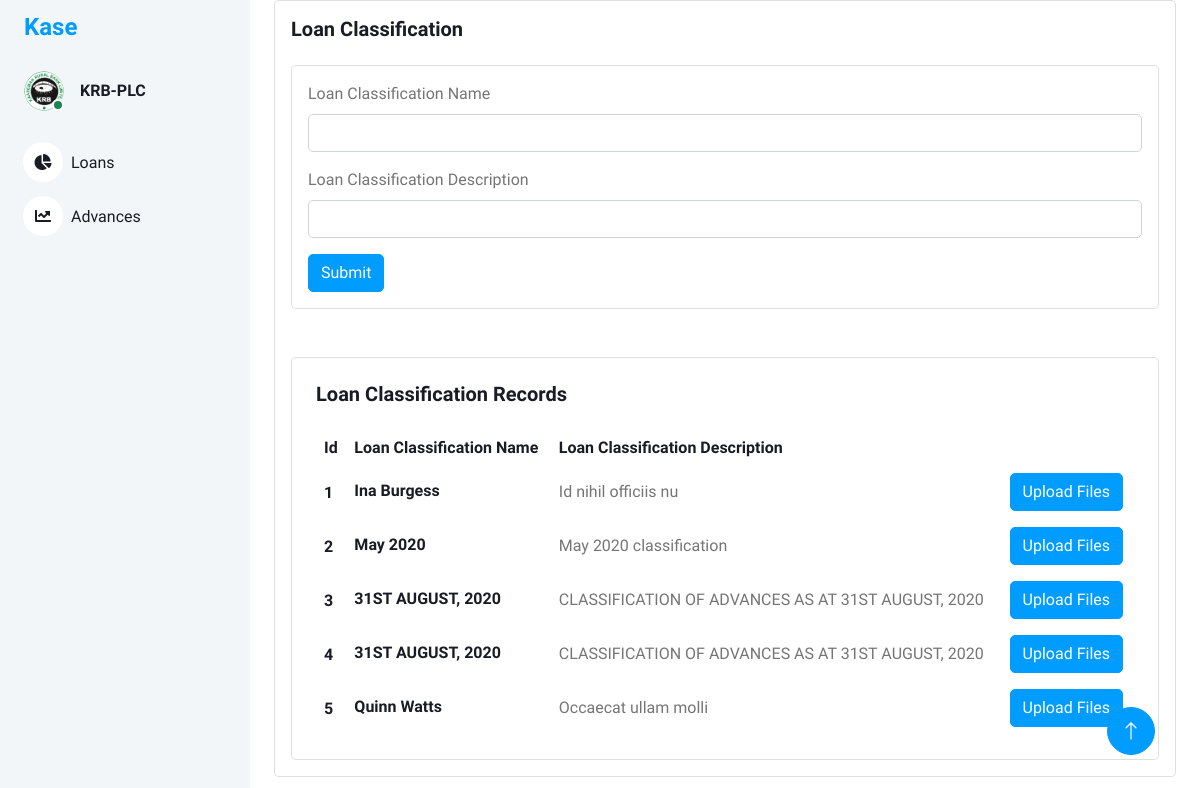
Before: / with the older database file.
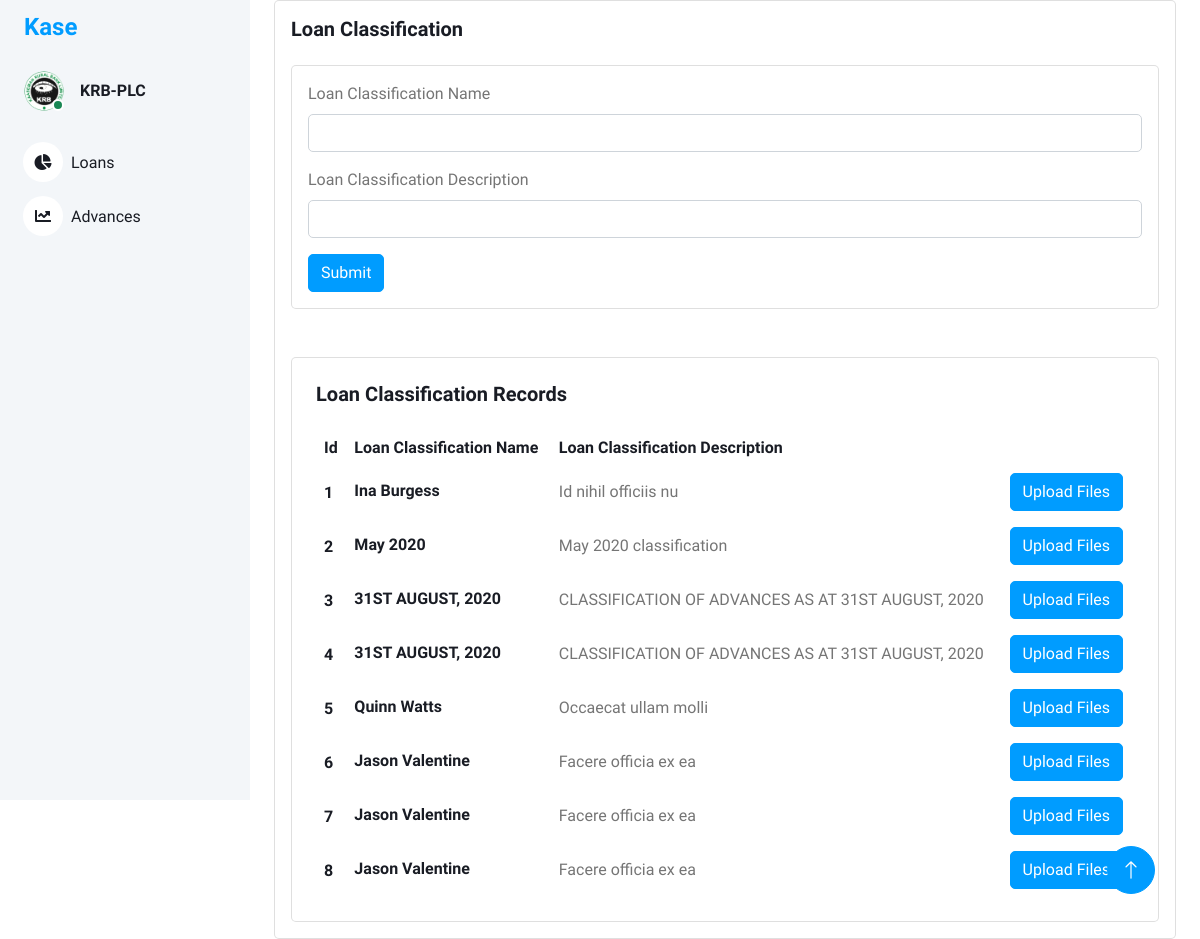
After: the same page with the newer database file.
### models/loan_classification.py (models this page shows, shortened)
class LoanClassification(db.Model):
    id = db.Column(db.Integer, primary_key=True)
    loan_classification_name = db.Column(db.String(100), nullable=False)
    loan_classification_desc = db.Column(db.String(100), nullable=True)

### views/main_views.py (the view)
@bp.route('/')
def index():
    loan_classifications = LoanClassification.query.all()  # Retrieve all loan classifications from the database
    serialized_loan_classifications = []
    for classification in loan_classifications:
        serialized_loan_classifications.append({
            'id': classification.id,
            'loan_classification_name': classification.loan_classification_name,
            'loan_classification_desc': classification.loan_classification_desc,
        })
    return render_template('index.html',loan_classes=serialized_loan_classifications)

### templates/index.html (shortened to what this page needs)
<!DOCTYPE html>
<html lang="en">
<head>
    <link href="https://cdnjs.cloudflare.com/ajax/libs/font-awesome/5.10.0/css/all.min.css" rel="stylesheet">
    <link href="https://cdn.jsdelivr.net/npm/bootstrap-icons@1.4.1/font/bootstrap-icons.css" rel="stylesheet">
    <link href="{{ url_for('static', filename='lib/owlcarousel/assets/owl.carousel.min.css') }}" rel="stylesheet">
    <link href="{{ url_for('static', filename='lib/tempusdominus/css/tempusdominus-bootstrap-4.min.css') }}"
        rel="stylesheet" />
    <link href="{{ url_for('static',filename='css/bootstrap.min.css') }}" rel="stylesheet">
    <link href="{{ url_for('static', filename='css/style.css') }}" rel="stylesheet">
</head>
<body>
    <div class="container-xxl position-relative bg-white d-flex p-0">
        <div class="sidebar pe-4 pb-3">
            <nav class="navbar bg-light navbar-light">
                <a href="{{ url_for('main.index') }}" class="navbar-brand mx-4 mb-3">
                    <h4 class="text-primary">Kase</h4>
                </a>
                <div class="d-flex align-items-center ms-4 mb-4">
                    <div class="position-relative">
                        <img class="rounded-circle" src="{{ url_for('static',filename='img/krblogoBig.png') }}" alt=""
                            style="width: 40px; height: 40px;">
                        <div
                            class="bg-success rounded-circle border border-2 border-white position-absolute end-0 bottom-0 p-1">
                        </div>
                    </div>
                    <div class="ms-3">
                        <h6 class="mb-0">KRB-PLC</h6>
                    </div>
                </div>
                <div class="navbar-nav w-100">
                    <a href="{{ url_for('main.index') }}" class="nav-item nav-link"><i
                            class="fa fa-chart-pie me-2"></i>Loans
                    </a>
                    <a href="{{ url_for('returns.returns') }}" class="nav-item nav-link"><i
                            class="fa fa-chart-line me-2"></i>Advances</a>
                </div>
            </nav>
        </div>
        <div class="content">
            <div class="container-fluid">
                <div class="container-fluid">
                    <div class="card">
                        <div class="card-body">
                            <h5 class="card-title fw-semibold mb-4">Loan Classification</h5>
                            <div class="card">
                                <div class="card-body">
                                    <form method="post" action="{{ url_for('loan_classification.create_loan_classification') }}">
                                        <div class="mb-3">
                                            <label for="loanClassName" class="form-label">Loan Classification
                                                Name</label>
                                            <input type="text" class="form-control" name="loanClassName" id="loanClassName"
                                                aria-describedby="loanClassNameHelp">
                                        </div>
                                        <div class="mb-3">
                                            <label for="loanClassDesc"  class="form-label">Loan Classification
                                                Description</label>
                                            <input type="text" class="form-control" name="loanClassDesc" id="loanClassDesc">
                                        </div>
                                        <button type="submit" class="btn btn-primary">Submit</button>
                                    </form>
                                </div>
                            </div>
                            <br>
                            <br>
                            <div class="card w-100">
                                <div class="card-body p-4">
                                    <h5 class="card-title fw-semibold mb-4">Loan Classification Records </h5>
                                    <div class="table-responsive">
                                        <table class="table text-nowrap mb-0 align-middle">
                                            <thead class="text-dark fs-4">
                                                <tr>
                                                    <th class="border-bottom-0">
                                                        <h6 class="fw-semibold mb-0">Id</h6>
                                                    </th>
                                                    <th class="border-bottom-0">
                                                        <h6 class="fw-semibold mb-0">Loan Classification Name</h6>
                                                    </th>
                                                    <th class="border-bottom-0">
                                                        <h6 class="fw-semibold mb-0">Loan Classification Description
                                                        </h6>
                                                    </th>
                                                    <th class="border-bottom-0">
                                                    </th>
                                                </tr>
                                            </thead>
                                            <tbody>
                                                {% for classification in loan_classes %}
                                                <tr>
                                                    <td class="border-bottom-0">
                                                        <h6 class="fw-semibold mb-0">{{ classification.id }}</h6>
                                                    </td>
                                                    <td class="border-bottom-0">
                                                        <h6 class="fw-semibold mb-1">{{ classification.loan_classification_name }}</h6>
                                                    </td>
                                                    <td class="border-bottom-0">
                                                        <p class="mb-0 fw-normal">{{ classification.loan_classification_desc }}</p>
                                                    </td>
                                                    <td class="border-bottom-0">
                                                        <a href="{{ url_for('loan_classification.loan_classification_uploads') }}" class="btn btn-primary">Upload Files</a>
                                                    </td>
                                                </tr>
                                                {% endfor %}
                                            </tbody>
                                        </table>
                                    </div>
                                </div>
                            </div>
                        </div>
                    </div>
                </div>
            </div>
            <a href="#" class="btn btn-lg btn-primary btn-lg-square back-to-top"><i class="bi bi-arrow-up"></i></a>
        </div>
    </div>
</body>
</html>

### static/css/style.css (style rules this page uses)
:root { --primary: #009CFF; --light: #F3F6F9; --dark: #191C24; }
.back-to-top { position: fixed; display: none; right: 45px; bottom: 45px; z-index: 99; }
.btn { transition: .5s; }
.btn.btn-primary { color: #FFFFFF; }
.btn-lg-square { width: 48px; height: 48px; }
.btn-square, .btn-sm-square, .btn-lg-square { padding: 0; display: inline-flex; align-items: center; justify-content: center; font-weight: normal; border-radius: 50px; }
.sidebar { position: fixed; top: 0; left: 0; bottom: 0; width: 250px; height: 100vh; overflow-y: auto; background: var(--light); transition: 0.5s; z-index: 999; }
.content { margin-left: 250px; min-height: 100vh; background: #FFFFFF; transition: 0.5s; }
@media (min-width: 992px) { .sidebar { margin-left: 0; } }
@media (min-width: 992px) { .content { width: calc(100% - 250px); } }
.sidebar .navbar .navbar-nav .nav-link { padding: 7px 20px; color: var(--dark); font-weight: 500; border-left: 3px solid var(--light); border-radius: 0 30px 30px 0; outline: none; }
.sidebar .navbar .navbar-nav .nav-link i { width: 40px; height: 40px; display: inline-flex; align-items: center; justify-content: center; background: #FFFFFF; border-radius: 40px; }

Changed rows visible on the page:
added LoanClassification: id "6", loan_classification_name "Jason Valentine", loan_classification_desc "Facere officia ex ea"
added LoanClassification: id "7", loan_classification_name "Jason Valentine", loan_classification_desc "Facere officia ex ea"
added LoanClassification: id "8", loan_classification_name "Jason Valentine", loan_classification_desc "Facere officia ex ea"
